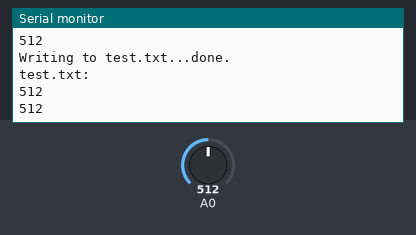
Bench run of a sketch on a simulated Arduino Leonardo, built with avr-gcc and run on an emulated ATmega32U4. Shown: the last lines printed to the serial monitor. The test bench sets the inputs (shaded band); at power-on: A0 = 512. Storage starts empty.

Above: at 1.8 s.
1.9 s: A0 set to 716
At 2.9 s:
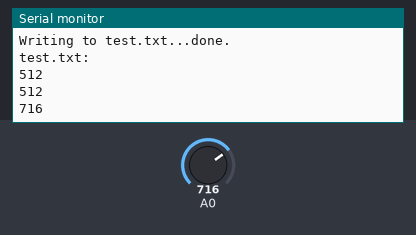
3.4 s: A0 set to 900
At 4.9 s:
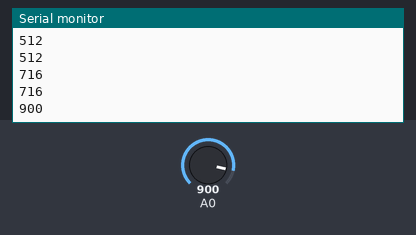
Timing chart, 0 to 6.4 s (numbered marks = the images above; inputs shaded):
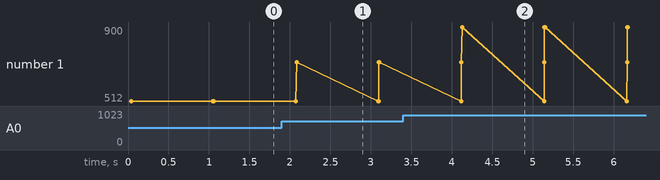

The sketch:

sdAnalogDataToSDCard.ino
```cpp
/*
SD Card stores data from analog pin A0 with delay for 1 second.

 * SD card attached to SPI bus as follows:
 ** MOSI - pin 11
 ** MISO - pin 12
 ** CLK - pin 13
 ** CS - pin 4

 */

#include <SPI.h>
#include <SD.h>

File myFile;

void setup()
{
  // Open serial communications and wait for port to open:
  Serial.begin(9600);
  while (!Serial) {
    ; // wait for serial port to connect. Needed for Leonardo only
  }


  Serial.print("Initializing SD card...");

  if (!SD.begin(4)) {
    Serial.println("initialization failed!");
    return;
  }
  Serial.println("initialization done.");
}

void loop()
{

    // open the file. note that only one file can be open at a time,
  // so you have to close this one before opening another.
  myFile = SD.open("test.txt", FILE_WRITE);

  // read the input on analog pin 0:
  int sensorValue = analogRead(A0);
  // print out the value you read:
  Serial.println(sensorValue);
  delay(1000);        // delay in between reads for stability


   // if the file opened okay, write to it:
  if (myFile) {
    Serial.print("Writing to test.txt...");
    myFile.println(sensorValue);
    // close the file:
    myFile.close();
    Serial.println("done.");
  } else {
    // if the file didn't open, print an error:
    Serial.println("error opening test.txt");
  }

  // re-open the file for reading:
  myFile = SD.open("test.txt");
  if (myFile) {
    Serial.println("test.txt:");

    // read from the file until there's nothing else in it:
    while (myFile.available()) {
      Serial.write(myFile.read());
    }
    // close the file:
    myFile.close();
  } else {
    // if the file didn't open, print an error:
    Serial.println("error opening test.txt");
  }

}
```

Measured:
- after the input at 1.9 s, the serial monitor: prints a new line after 0.18 s (image 1)
- after the input at 3.4 s, the serial monitor: prints a new line after 0.73 s (image 2)
- plotted number 1: 512 → 716 after the input at 1.9 s, 716 → 900 after the input at 3.4 s
